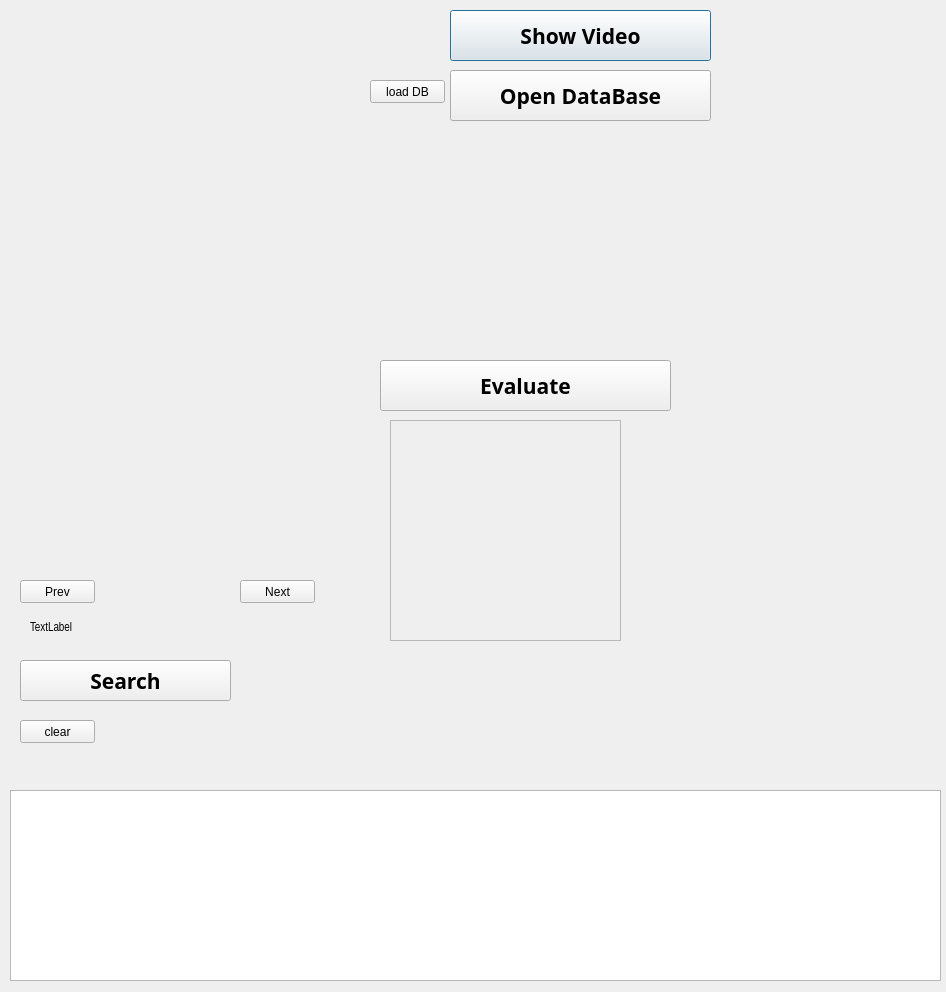
<?xml version="1.0" encoding="UTF-8"?>
<ui version="4.0">
 <class>FACEmatchingClass</class>
 <widget class="QDialog" name="FACEmatchingClass">
  <property name="geometry">
   <rect>
    <x>0</x>
    <y>0</y>
    <width>946</width>
    <height>992</height>
   </rect>
  </property>
  <property name="windowTitle">
   <string>FACEmatching</string>
  </property>
  <widget class="CVImageWidget" name="imgWidget" native="true">
   <property name="geometry">
    <rect>
     <x>10</x>
     <y>70</y>
     <width>351</width>
     <height>491</height>
    </rect>
   </property>
   <widget class="QLabel" name="labelMatch">
    <property name="geometry">
     <rect>
      <x>10</x>
      <y>190</y>
      <width>331</width>
      <height>111</height>
     </rect>
    </property>
    <property name="font">
     <font>
      <family>Arial Black</family>
      <pointsize>56</pointsize>
      <weight>75</weight>
      <bold>true</bold>
     </font>
    </property>
    <property name="text">
     <string/>
    </property>
   </widget>
  </widget>
  <widget class="QPushButton" name="findButton">
   <property name="geometry">
    <rect>
     <x>450</x>
     <y>10</y>
     <width>261</width>
     <height>51</height>
    </rect>
   </property>
   <property name="font">
    <font>
     <family>Engravers MT</family>
     <pointsize>16</pointsize>
     <weight>75</weight>
     <bold>true</bold>
    </font>
   </property>
   <property name="text">
    <string>Show Video</string>
   </property>
  </widget>
  <widget class="CVImageWidget" name="imgWidget2" native="true">
   <property name="geometry">
    <rect>
     <x>380</x>
     <y>140</y>
     <width>241</width>
     <height>201</height>
    </rect>
   </property>
  </widget>
  <widget class="QLabel" name="fileName">
   <property name="geometry">
    <rect>
     <x>30</x>
     <y>620</y>
     <width>341</width>
     <height>16</height>
    </rect>
   </property>
   <property name="font">
    <font>
     <family>Arial Narrow</family>
    </font>
   </property>
   <property name="text">
    <string>TextLabel</string>
   </property>
  </widget>
  <widget class="QPushButton" name="nextButton">
   <property name="geometry">
    <rect>
     <x>240</x>
     <y>580</y>
     <width>75</width>
     <height>23</height>
    </rect>
   </property>
   <property name="text">
    <string>Next</string>
   </property>
  </widget>
  <widget class="QPushButton" name="loadButton">
   <property name="geometry">
    <rect>
     <x>370</x>
     <y>80</y>
     <width>75</width>
     <height>23</height>
    </rect>
   </property>
   <property name="text">
    <string>load DB</string>
   </property>
  </widget>
  <widget class="QPushButton" name="opendb_Button">
   <property name="geometry">
    <rect>
     <x>450</x>
     <y>70</y>
     <width>261</width>
     <height>51</height>
    </rect>
   </property>
   <property name="font">
    <font>
     <family>Engravers MT</family>
     <pointsize>16</pointsize>
     <weight>75</weight>
     <bold>true</bold>
    </font>
   </property>
   <property name="text">
    <string>Open DataBase</string>
   </property>
  </widget>
  <widget class="QLabel" name="labelResultat">
   <property name="geometry">
    <rect>
     <x>390</x>
     <y>420</y>
     <width>231</width>
     <height>221</height>
    </rect>
   </property>
   <property name="font">
    <font>
     <family>Arial Black</family>
     <pointsize>72</pointsize>
     <weight>75</weight>
     <bold>true</bold>
    </font>
   </property>
   <property name="frameShape">
    <enum>QFrame::StyledPanel</enum>
   </property>
   <property name="text">
    <string/>
   </property>
   <property name="alignment">
    <set>Qt::AlignCenter</set>
   </property>
  </widget>
  <widget class="QPushButton" name="evaluateButton">
   <property name="geometry">
    <rect>
     <x>380</x>
     <y>360</y>
     <width>291</width>
     <height>51</height>
    </rect>
   </property>
   <property name="font">
    <font>
     <family>Engravers MT</family>
     <pointsize>16</pointsize>
     <weight>75</weight>
     <bold>true</bold>
    </font>
   </property>
   <property name="text">
    <string>Evaluate</string>
   </property>
  </widget>
  <widget class="QPushButton" name="prevButton">
   <property name="geometry">
    <rect>
     <x>20</x>
     <y>580</y>
     <width>75</width>
     <height>23</height>
    </rect>
   </property>
   <property name="text">
    <string>Prev</string>
   </property>
  </widget>
  <widget class="QListWidget" name="listDBWidget">
   <property name="geometry">
    <rect>
     <x>10</x>
     <y>790</y>
     <width>931</width>
     <height>191</height>
    </rect>
   </property>
  </widget>
  <widget class="QPushButton" name="searchButton">
   <property name="geometry">
    <rect>
     <x>20</x>
     <y>660</y>
     <width>211</width>
     <height>41</height>
    </rect>
   </property>
   <property name="font">
    <font>
     <family>Engravers MT</family>
     <pointsize>16</pointsize>
     <weight>75</weight>
     <bold>true</bold>
    </font>
   </property>
   <property name="text">
    <string>Search</string>
   </property>
  </widget>
  <widget class="QPushButton" name="clearButton">
   <property name="geometry">
    <rect>
     <x>20</x>
     <y>720</y>
     <width>75</width>
     <height>23</height>
    </rect>
   </property>
   <property name="text">
    <string>clear</string>
   </property>
  </widget>
  <widget class="CVImageWidget" name="widgetPolisen" native="true">
   <property name="geometry">
    <rect>
     <x>10</x>
     <y>10</y>
     <width>251</width>
     <height>51</height>
    </rect>
   </property>
  </widget>
 </widget>
 <layoutdefault spacing="6" margin="11"/>
 <customwidgets>
  <customwidget>
   <class>CVImageWidget</class>
   <extends>QWidget</extends>
   <header>cvimagewidget.h</header>
   <container>1</container>
  </customwidget>
 </customwidgets>
 <resources>
  <include location="facematching.qrc"/>
 </resources>
 <connections/>
</ui>
